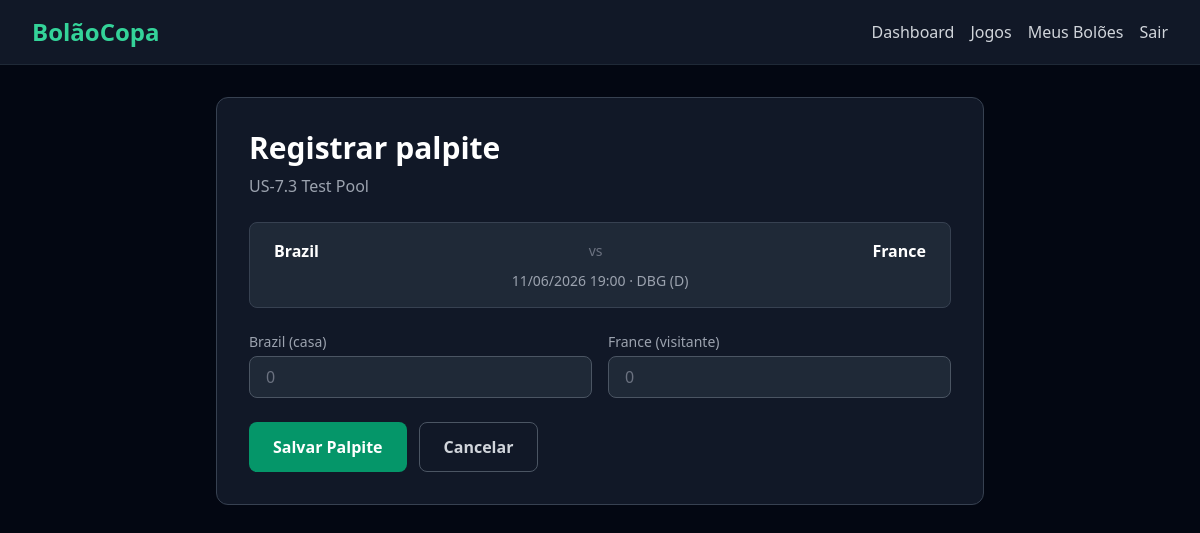
/pools/8/matches/1037/predict/ (signed in), run on the app's committed database.
### pools/models.py (models this page shows, shortened)
class Pool(models.Model):
    name = models.CharField(max_length=100)
    description = models.TextField(blank=True)
    invite_token = models.UUIDField(default=uuid.uuid4, unique=True)
    created_by = models.ForeignKey(
        settings.AUTH_USER_MODEL,
        on_delete=models.CASCADE,
        related_name='created_pools',
    )
    created_at = models.DateTimeField(auto_now_add=True)
    updated_at = models.DateTimeField(auto_now=True)

### matches/models.py (models this page shows, shortened)
class Match(models.Model):
    STATUS_CHOICES = (
        ('agendado', 'Agendado'),
        ('em_andamento', 'Em andamento'),
        ('finalizado', 'Finalizado'),
    )
    round = models.ForeignKey(
        Round,
        on_delete=models.CASCADE,
        related_name='matches',
    )
    stadium = models.ForeignKey(
        Stadium,
        on_delete=models.PROTECT,
        related_name='matches',
    )
    home_team = models.ForeignKey(
        Team,
        on_delete=models.PROTECT,
        related_name='home_matches',
    )
    away_team = models.ForeignKey(
        Team,
        on_delete=models.PROTECT,
        related_name='away_matches',
    )
    match_datetime = models.DateTimeField()
    home_score = models.PositiveIntegerField(null=True, blank=True)
    away_score = models.PositiveIntegerField(null=True, blank=True)
    status = models.CharField(
        max_length=20,
        choices=STATUS_CHOICES,
        default='agendado',
    )
    external_id = models.PositiveIntegerField(
        null=True,
        blank=True,
        db_index=True,
    )
    penalties_home = models.PositiveSmallIntegerField(
        null=True,
        blank=True,
    )
    penalties_away = models.PositiveSmallIntegerField(
        null=True,
        blank=True,
    )
    elapsed_minute = models.PositiveSmallIntegerField(
        null=True,
        blank=True,
    )
    created_at = models.DateTimeField(auto_now_add=True)
    updated_at = models.DateTimeField(auto_now=True)
    class Meta:
        ordering = ('match_datetime',)

class Team(models.Model):
    class Confederation(models.TextChoices):
        CONMEBOL = 'CONMEBOL', 'CONMEBOL'
        UEFA = 'UEFA', 'UEFA'
        CAF = 'CAF', 'CAF'
        AFC = 'AFC', 'AFC'
        OFC = 'OFC', 'OFC'
        CONCACAF = 'CONCACAF', 'CONCACAF'
    name = models.CharField(max_length=100)
    name_en = models.CharField(max_length=100, blank=True, default='')
    country_code = models.CharField(max_length=3, unique=True)
    flag_emoji = models.CharField(max_length=10, blank=True)
    confederation = models.CharField(
        max_length=10,
        choices=Confederation.choices,
        blank=True,
    )
    created_at = models.DateTimeField(auto_now_add=True)
    updated_at = models.DateTimeField(auto_now=True)
    def __str__(self):
        return self.name

class Stadium(models.Model):
    name = models.CharField(max_length=200)
    city = models.CharField(max_length=100)
    country = models.CharField(max_length=100)
    capacity = models.PositiveIntegerField()
    created_at = models.DateTimeField(auto_now_add=True)
    updated_at = models.DateTimeField(auto_now=True)
    def __str__(self):
        return f'{self.name} ({self.city})'

### predictions/views.py (the view, shortened to what this page needs)
class PredictionCreateView(LoginRequiredMixin, CreateView):
    model = Prediction
    form_class = PredictionForm
    template_name = 'predictions/prediction_form.html'
    def dispatch(self, request, *args, **kwargs):
        self.pool = get_object_or_404(Pool, pk=kwargs['pool_id'])
        self.match = get_object_or_404(Match, pk=kwargs['match_id'])
        if not PoolMember.objects.filter(
            pool=self.pool,
            user=request.user,
        ).exists():
            messages.error(request, 'Você precisa ser membro deste bolão.')
            return redirect(reverse('pool_detail', kwargs={'pk': self.pool.pk}))
        if self.match.match_datetime <= timezone.now():
            messages.error(request, 'Palpite indisponível - jogo já começou.')
            return redirect(reverse(
                'pool_matches',
                kwargs={'pool_id': self.pool.pk},
            ))
        if Prediction.objects.filter(
            user=request.user,
            match=self.match,
            pool=self.pool,
        ).exists():
            messages.info(request, 'Você já palpitou neste jogo. Edite seu palpite se necessário.')
            return redirect(reverse(
                'pool_matches',
                kwargs={'pool_id': self.pool.pk},
            ))
        return super().dispatch(request, *args, **kwargs)
    def get_form_kwargs(self):
        kwargs = super().get_form_kwargs()
        kwargs['match'] = self.match
        return kwargs
    def get_context_data(self, **kwargs):
        context = super().get_context_data(**kwargs)
        context['pool'] = self.pool
        context['match'] = self.match
        context['is_locked'] = False
        return context

### templates/predictions/prediction_form.html (shortened to what this page needs)
{% extends 'base.html' %}
{% block content %}
<div class='max-w-3xl mx-auto'>
    <div class='bg-gray-900 border border-gray-700 rounded-xl p-8'>
        <h1 class='text-2xl md:text-3xl font-bold text-white mb-2'>{% if is_editing %}Editar palpite{% else %}Registrar palpite{% endif %}</h1>
        <p class='text-gray-400 mb-6'>{{ pool.name }}</p>
        <div class='bg-gray-800 border border-gray-700 rounded-lg p-4 mb-6'>
            <div class='flex items-center justify-between mb-2'>
                <div class='flex items-center gap-2'>
                    <span class='text-white font-semibold'>{{ match.home_team.name }}</span>
                </div>
                <span class='text-gray-500 text-sm'>vs</span>
                <div class='flex items-center gap-2'>
                    <span class='text-white font-semibold'>{{ match.away_team.name }}</span>
                </div>
            </div>
            <p class='text-gray-400 text-sm text-center'>{{ match.match_datetime|date:"d/m/Y H:i" }} · {{ match.stadium }}</p>
        </div>
        <form method='post'>
            <div class='grid grid-cols-2 gap-4 mb-6'>
                <div>
                    <label class='block text-sm font-medium text-gray-400 mb-1'>{{ match.home_team.name }} (casa)</label>
                    {{ form.home_score }}
                </div>
                <div>
                    <label class='block text-sm font-medium text-gray-400 mb-1'>{{ match.away_team.name }} (visitante)</label>
                    {{ form.away_score }}
                </div>
            </div>
            <div class='flex gap-3'>
                <button type='submit' {% if is_locked %}disabled{% endif %} class='bg-emerald-600 hover:bg-emerald-500 text-white font-semibold rounded-lg px-6 py-3 transition-colors duration-200 disabled:bg-gray-700 disabled:text-gray-500 disabled:cursor-not-allowed'>
                    {% if is_editing %}Atualizar Palpite{% else %}Salvar Palpite{% endif %}
                </button>
                <a href='{% url "pool_matches" pool_id=pool.pk %}' class='border border-gray-600 hover:border-emerald-500 text-gray-300 font-semibold rounded-lg px-6 py-3 transition-colors duration-200 inline-block'>
                    Cancelar
                </a>
            </div>
        </form>
    </div>
</div>
{% endblock %}

### data on the page
Pool: name "US-7.3 Test Pool"
Match: home_team.name "Brazil", away_team.name "France", match_datetime "11/06/2026 19:00", stadium "DBG (D)"
